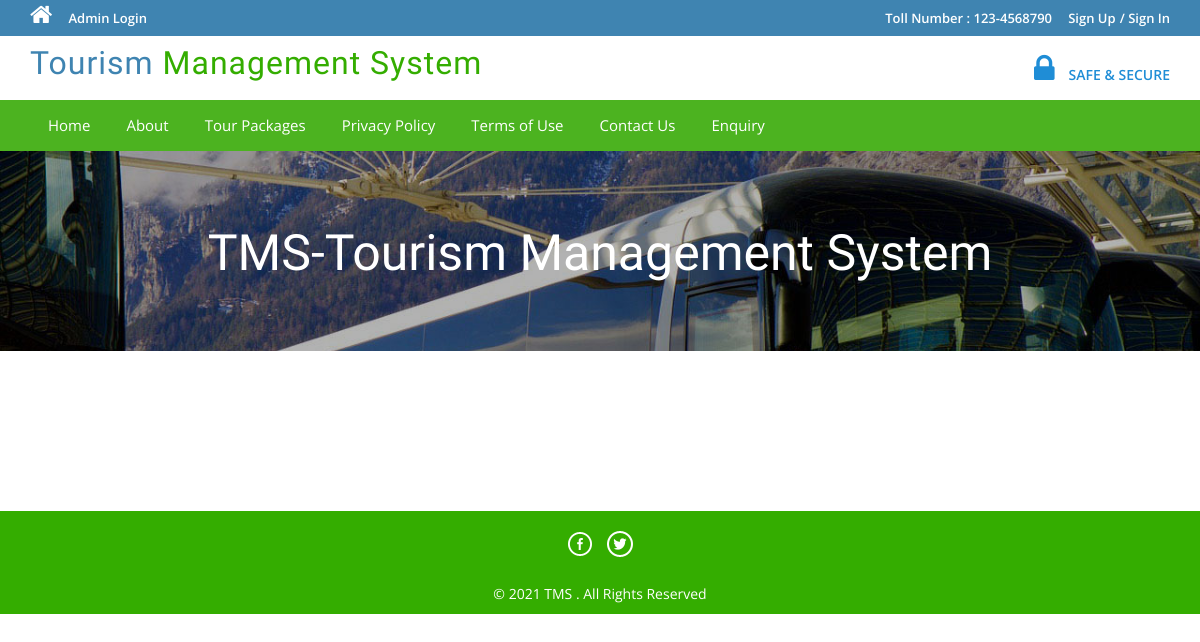
The page /page.php?type=aboutus on the database as committed earlier.
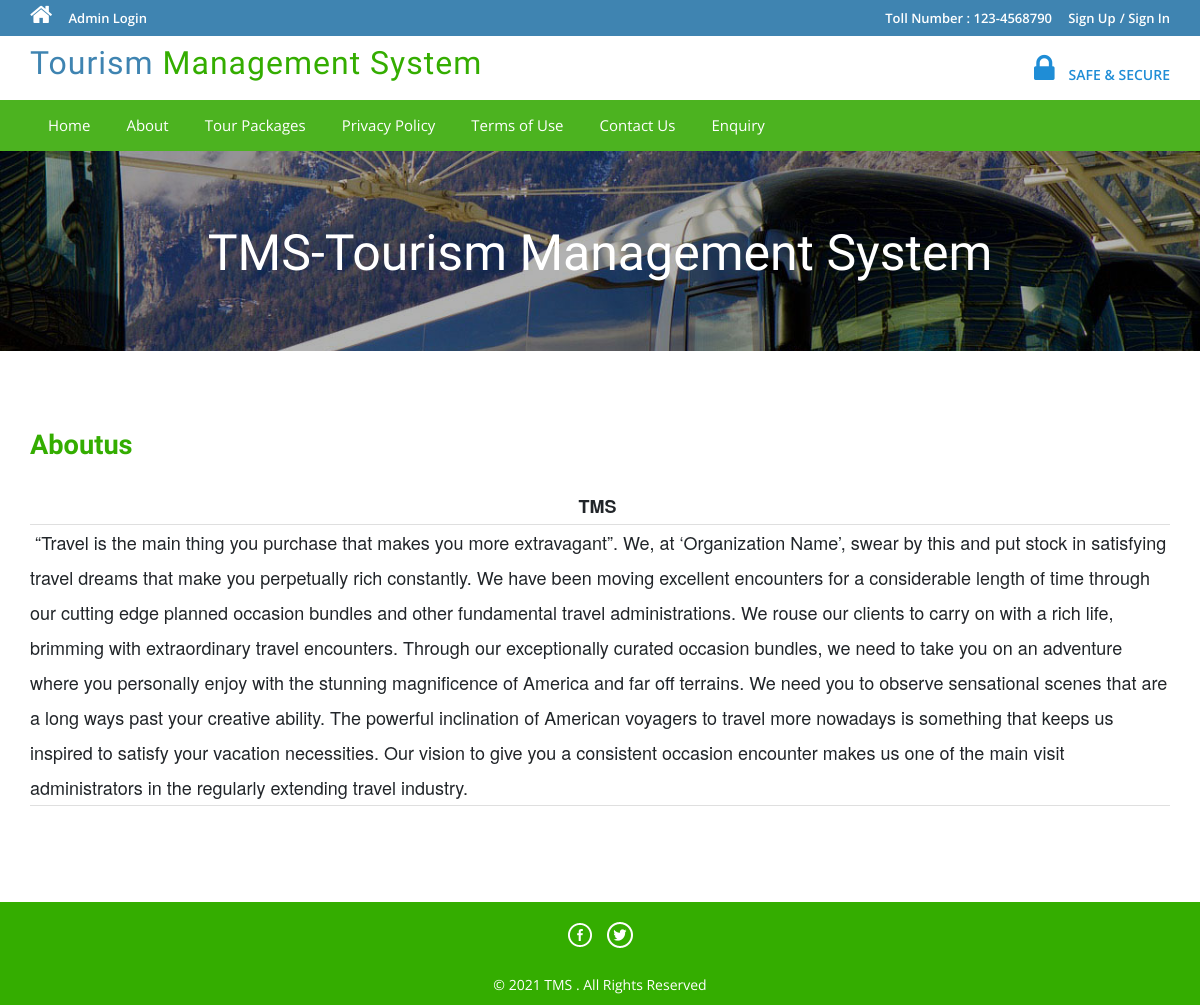
The same page on the database as committed later.
### tables this page shows
CREATE TABLE `tblpages` (
  `id` int(11) NOT NULL,
  `type` varchar(255) DEFAULT '',
  `detail` longtext DEFAULT NULL
);

### page.php (the view, shortened to what this page needs)
<?php
include('includes/config.php');
?>
<!DOCTYPE HTML>
<html>
<head>
	<link href="css/bootstrap.css" rel='stylesheet' type='text/css' />
	<link href="css/style.css" rel='stylesheet' type='text/css' />
	<link href="css/font-awesome.css" rel="stylesheet">
	<link href="css/animate.css" rel="stylesheet" type="text/css" media="all">
</head>
<body>
	<div class="top-header">
		<?php include('includes/header.php'); ?>
		<div class="banner-1 ">
			<div class="container">
				<h1 class="wow zoomIn animated animated" data-wow-delay=".5s" style="visibility: visible; animation-delay: 0.5s; animation-name: zoomIn;">TMS-Tourism Management System</h1>
			</div>
		</div>
		<div class="privacy">
			<div class="container">
				<?php
				$pagetype = $_GET['type'];
				$sql = "SELECT type,detail from tblpages where type=:pagetype";
				$query = $dbh->prepare($sql);
				$query->bindParam(':pagetype', $pagetype, PDO::PARAM_STR);
				$query->execute();
				$results = $query->fetchAll(PDO::FETCH_OBJ);
				if ($query->rowCount() > 0) {
					foreach ($results as $result) {
				?>
						<h3 class="wow fadeInDown animated animated" data-wow-delay=".5s" style="visibility: visible; animation-delay: 0.5s; animation-name: fadeInDown;"><?php echo ucwords($_GET['type']) ?></h3>
						<p>
							<?php echo $result->detail; ?>
						</p>
				<?php }
				} ?>
			</div>
		</div>
		<?php include('includes/footer.php'); ?>
</body>
</html>

Rows that differ between the two databases and show on the page:
now on this page (row edited): tblpages: detail "TMS “Travel is the main thing you purchase that makes you more extravagant”. We, at ‘Organization Name’, swear by this and put stock in satisfying travel dreams that make you perpetually rich constantly. We have been moving excellent encounters for a considerable length of time through our cutting edge planned occasion bundles and other fundamental travel administrations. We rouse our clients to carry on with a rich life, brimming with extraordinary travel encounters. Through our exceptionally curated occasion bundles, we need to take you on an adventure where you personally enjoy with the stunning magnificence of America and far off terrains. We need you to observe sensational scenes that…"
